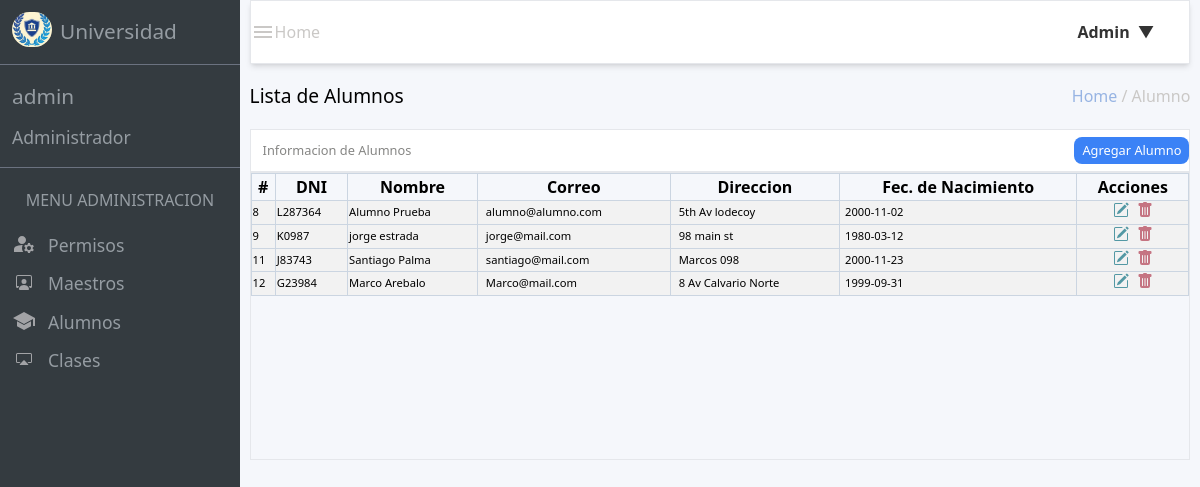
Before: /src/views/admin_views/admin_alumno/dash_alum_view.php (signed in) with the older database file.
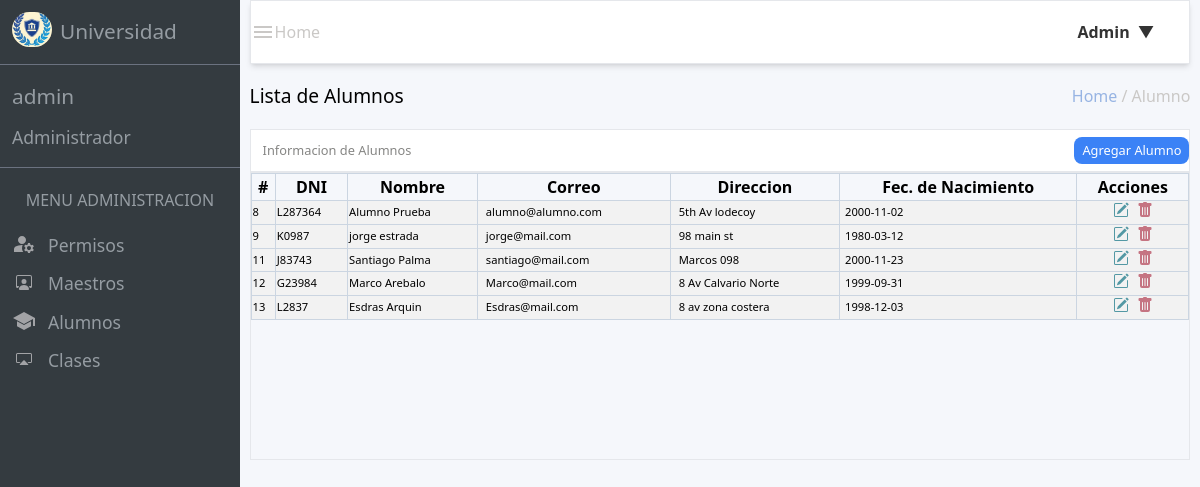
After: the same page with the newer database file.
### tables this page shows
CREATE TABLE `alumno` (
  `id_alumno` int(11) NOT NULL,
  `name_alumno` varchar(150) DEFAULT NULL,
  `apellido_alumno` varchar(150) DEFAULT NULL,
  `matricula` varchar(100) DEFAULT NULL,
  `correo_alumno` varchar(200) DEFAULT NULL,
  `password_alumno` varchar(250) DEFAULT NULL,
  `address` varchar(200) DEFAULT NULL,
  `fechaNacimiento` varchar(80) DEFAULT NULL,
  `rol_id` int(11) DEFAULT NULL
);

### src/database/connection.php (called while the page is built, shortened)
<?php
class data
{
    private $pdo;
    public function __construct()
    {
        try {
            $host = $_ENV["DB_HOST"];
            $username = $_ENV["DB_USERNAME"];
            $password = $_ENV["DB_PASSWORD"];
            $port = $_ENV["DB_PORT"];
            $dbname = $_ENV["DB_DATABASE"];
            $attributes=[PDO::ATTR_ERRMODE => PDO::ERRMODE_EXCEPTION];
            $dsn = "mysql:host=$host;port=$port;dbname=$dbname";
            $this->pdo = new PDO($dsn,$username,$password,$attributes);
        } catch (PDOException $e) {
            echo "ERROR: " . $e->getMessage();
        }
    }
    public function connect()
    {
        return $this->pdo;
    }
}
?>

### src/views/admin_views/admin_alumno/dash_alum_view.php (the view, shortened to what the changed rows need)
<!DOCTYPE html>
<html lang="en">
<head>
    <link href="/dist/output.css" rel="stylesheet">
    <link rel="stylesheet" href="/src/styles/styles_admin/edit_maestro_style.css">
</head>
<body class="h-screen w-screen">
    <main class="h-full w-full flex flex-row">
        <div class="w-[20%] h-[100%] bg-[#343b40] text-[#959ca2] flex-col">
            <header class="flex items-center h-[8%] pl-3">
                <h1 class="pl-2 text-[1.3rem]">Universidad</h1>
            </header>
            <section class="h-[13%] flex flex-col justify-center  border-gray-500 border-t border-b">
                <a href="/src/views/admin_views/dashboard_admin.php">
                    <h1 class="mb-3 text-[1.3rem] pl-3 ">admin</h1>
                </a>
                <h2 class="text-[1.1rem] pl-3">Administrador</h2>
            </section>
            <section class="flex flex-col items-center h-[20$] justify-evenly">
                <h1 class=" my-5">MENU ADMINISTRACION</h1>
            </section>
        </div>
        <section class="w-[80%] h-[100%] bg-[#f5f7fb] flex flex-col items-center">
            <header class="w-[98%] h-[8%] border bg-[#ffffff] flex justify-between items-center text-[#cac8c6] shadow-md">
                <div class="flex items-center">
                    <h1>Home</h1>
                </div>
            </header>
            <div class="w-[98%] h-[90%]">
                <section class="w-full h-[9%] flex justify-between items-center">
                    <h1 class=" text-[1.2rem]">Lista de Alumnos</h1>
                    <h2 class=" text-[#cac8c6]"><span class="text-[#97b4e3]">Home</span> / Alumno</h2>
                </section>
                <section class=" h-[40%] w-full">
                    <div class="w-full h-[15%] border bg-[#ffffff] text-[#868684] flex text-[.8rem] justify-between items-center">
                        <h1 class="text-bold pl-3">Informacion de Alumnos</h1>
                    </div>
                    <div class="border h-full w-full ">
                        <table class="w-full">
                            <thead class="border border-slate-300">
                                <th>#</th>
                                <th class="border border-slate-300">DNI</th>
                                <th>Nombre</th>
                                <th class="border border-slate-300">Correo</th>
                                <th>Direccion</th>
                                <th class="border border-slate-300">Fec. de Nacimiento</th>
                                <th class="border border-slate-300">Acciones</th>
                            </thead>
                            <tbody>
                                <?php
                                require_once($_SERVER["DOCUMENT_ROOT"] . "/src/database/connection.php");
                                $query = "SELECT id_alumno, name_alumno, apellido_alumno, matricula, correo_alumno, address, fechaNacimiento FROM alumno";
                                $conn = new data();
                                $resultado = $conn->connect()->query($query);
                                while ($row = $resultado->fetch(PDO::FETCH_ASSOC)) {
                                ?>
                                    <tr class="border border-slate-300 bg-[#f2f2f2] text-[.7rem]">
                                        <td><?= $row["id_alumno"] ?></td>
                                        <td class="border border-slate-300"><?= $row["matricula"] ?></td>
                                        <td class="border border-slate-300"><?= $row['name_alumno'] . " " . $row["apellido_alumno"] ?></td>
                                        <td class="border border-slate-300 pl-2 "><?= $row['correo_alumno'] ?></td>
                                        <td class="border border-slate-300 pl-2 "><?= $row['address'] ?></td>
                                        <td><span class="border-none text-[black] px-1 py-1 rounded-lg"><?= $row['fechaNacimiento'] ?></span></td>
                                        <td class="border border-slate-300">
                                            <div class="w-full flex justify-center gap-2">
                                                <a href="/src/views/admin_views/admin_alumno/edit_alum.php?id=<?= $row['id_alumno'] ?>">
                                                    <img src="/src/images/pencil.svg" alt="img"  id="showModalButton">
                                                </a>
                                                <form action="/index.php" method="post">
                                                    <button type="submit" value="<?= $row['id_alumno']?>" name="deleteA" >
                                                        <img src="/src/images/trash.svg" alt="trash">
                                                    </button>
                                                </form>
                                            </div>
                                        </td>
                                    </tr>
                                <?php } ?>
                            </tbody>
                        </table>
                    </div>
                </section>
            </div>
        </section>
    </main>
</body>
</html>

Changed rows visible on the page:
added alumno: id_alumno "13", matricula "L2837", name_alumno "Esdras", apellido_alumno "Arquin", correo_alumno "Esdras@mail.com", address "8 av zona costera", fechaNacimiento "1998-12-03"
